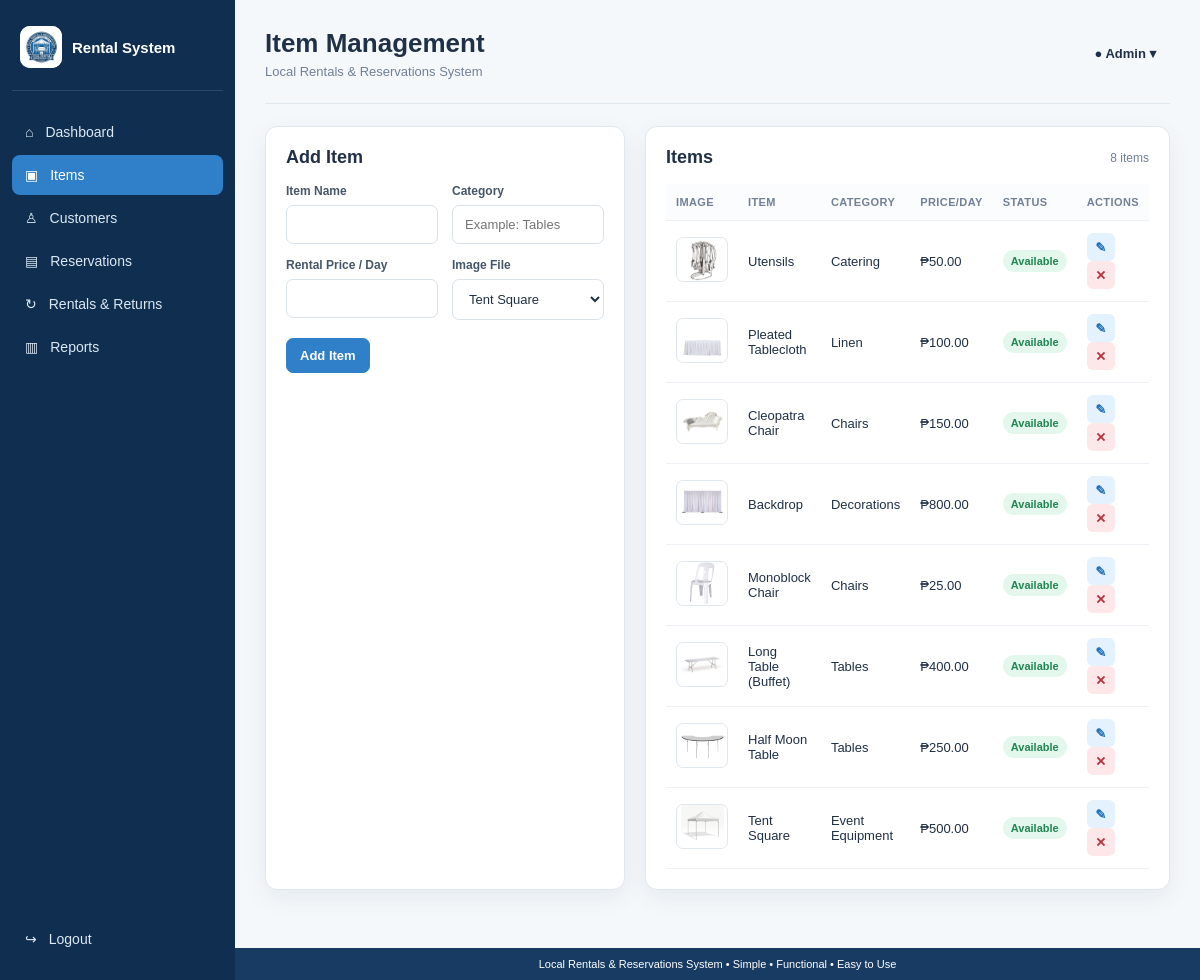
The page /admin/items.php (signed in) on the database its author committed.
### tables this page shows
CREATE TABLE items (
    item_id INT AUTO_INCREMENT PRIMARY KEY,
    item_name VARCHAR(100) NOT NULL,
    category VARCHAR(60) NOT NULL,
    price_per_day DECIMAL(10,2) NOT NULL DEFAULT 0,
    image VARCHAR(100) NOT NULL DEFAULT 'tent_square.svg',
    status ENUM('Available','Rented','Maintenance') NOT NULL DEFAULT 'Available',
    created_at TIMESTAMP DEFAULT CURRENT_TIMESTAMP
);

### admin/items.php (the view, shortened to what this page needs)
<?php
$imageMap = [
    "Tent Square" => "tent_square.jpg",
    "Monoblock Chair" => "monoblock_chair.jpg",
    "Utensils" => "utensils.jpg",
    "Half Moon Table" => "half_moon_table.jpg",
    "Backdrop" => "backdrop.jpg",
    "Cleopatra Chair" => "cleopatra_chair.jpg",
    "Long Table (Buffet)" => "long_table_buffet.jpg",
    "Pleated Tablecloth" => "pleated_tablecloth.jpg"
];
$edit = null;
require "../partials/admin_header.php";
$items = $conn->query(
    "SELECT *
     FROM items
     ORDER BY item_id DESC"
);
?>
<div class="two-col">
    <section class="panel">
        <div class="panel-head">
            <h2>
                <?= $edit ? "Edit Item" : "Add Item" ?>
            </h2>
        </div>
        <form method="POST" class="form-grid">
            <label>
                Item Name
                <input
                    type="text"
                    name="item_name"
                    value="<?= e($edit["item_name"] ?? "") ?>"
                    required
                >
            </label>
            <label>
                Category
                <input
                    type="text"
                    name="category"
                    value="<?= e($edit["category"] ?? "") ?>"
                    placeholder="Example: Tables"
                    required
                >
            </label>
            <label>
                Rental Price / Day
                <input
                    type="number"
                    name="price_per_day"
                    step="0.01"
                    min="1"
                    value="<?= e($edit["price_per_day"] ?? "") ?>"
                    required
                >
            </label>
            <label>
                Image File
                <select name="image" required>
                    <?php foreach ($imageMap as $itemName => $filename): ?>
                        <option
                            value="<?= e($filename) ?>"
                            <?= (($edit["image"] ?? "") === $filename)
                                ? "selected"
                                : "" ?>
                        >
                            <?= e($itemName) ?>
                        </option>
                    <?php endforeach; ?>
                </select>
            </label>
            <div class="form-actions">
                <button
                    class="btn primary"
                    type="submit"
                >
                    <?= $edit
                        ? "Update Item"
                        : "Add Item"
                    ?>
                </button>
            </div>
        </form>
    </section>
    <section class="panel">
        <div class="panel-head">
            <h2>Items</h2>
            <span class="muted-text">
                <?= $items->num_rows ?> items
            </span>
        </div>
        <div class="table-wrap">
            <table>
                <thead>
                    <tr>
                        <th>IMAGE</th>
                        <th>ITEM</th>
                        <th>CATEGORY</th>
                        <th>PRICE/DAY</th>
                        <th>STATUS</th>
                        <th>ACTIONS</th>
                    </tr>
                </thead>
                <tbody>
                <?php while ($item = $items->fetch_assoc()): ?>
                    <?php
                    $itemName = trim($item["item_name"]);
                    if (isset($imageMap[$itemName])) {
                        $displayImage = $imageMap[$itemName];
                    } else {
                        $displayImage = $item["image"];
                    }
                    ?>
                    <tr>
                        <td>
                            <img
                                class="thumb"
                                src="../images/<?= e($displayImage) ?>"
                                alt="<?= e($itemName) ?>"
                            >
                        </td>
                        <td>
                            <?= e($itemName) ?>
                        </td>
                        <td>
                            <?= e($item["category"]) ?>
                        </td>
                        <td>
                            ₱<?= number_format(
                                $item["price_per_day"],
                                2
                            ) ?>
                        </td>
                        <td>
                            <?= status_badge(
                                $item["status"]
                            ) ?>
                        </td>
                        <td>
                            <a
                                class="icon-btn edit"
                                href="?edit=<?= $item["item_id"] ?>"
                                title="Edit Item"
                            >
                                ✎
                            </a>
                            <a
                                class="icon-btn delete"
                                href="?delete=<?= $item["item_id"] ?>"
                                onclick="return confirm('Delete this item?')"
                                title="Delete Item"
                            >
                                ✕
                            </a>
                        </td>
                    </tr>
                <?php endwhile; ?>
                </tbody>
            </table>
        </div>
    </section>
</div>
<?php
require "../partials/footer.php";
?>

### functions.php (shortened to what this page needs)
<?php
function e($value) {
    return htmlspecialchars((string)$value, ENT_QUOTES, 'UTF-8');
}
function status_badge($status) {
    $map = [
        'Available' => 'success',
        'Pending' => 'warning',
        'Approved' => 'info',
        'Rejected' => 'danger',
        'Ongoing' => 'info',
        'Returned' => 'success',
        'Cancelled' => 'danger',
        'Completed' => 'success',
        'Rented' => 'warning'
    ];
    return '<span class="badge ' . ($map[$status] ?? 'muted') . '">' . e($status) . '</span>';
}
?>

### assets/style.css (style rules this page uses)
:root { --navy:#173b63;--navy2:#102f50;--blue:#2f80c9;--bg:#f5f8fb;--text:#203047; --muted:#718096;--line:#dfe7ef;--white:#fff;--green:#45b979;--orange:#e9a83b; --red:#d9535b;--purple:#8b6edb;--shadow:0 8px 24px rgba(20,55,90,.07) }
* { box-sizing:border-box }
body { margin:0;font-family:Arial,Helvetica,sans-serif;background:var(--bg);color:var(--text) }
a { text-decoration:none;color:inherit }
.panel { background:#fff;border:1px solid var(--line);border-radius:12px;padding:20px;box-shadow:var(--shadow);margin-bottom:20px }
.panel-head { display:flex;justify-content:space-between;align-items:center;margin-bottom:16px }
.panel h2 { font-size:18px;margin:0 }
.two-col { display:grid;grid-template-columns:360px 1fr;gap:20px }
.table-wrap { overflow-x:auto }
table { width:100%;border-collapse:collapse;font-size:13px }
th,td { padding:12px 10px;text-align:left;border-bottom:1px solid #edf1f5;vertical-align:middle }
th { font-size:11px;text-transform:uppercase;letter-spacing:.4px;color:#718096;background:#fbfcfd }
.thumb { width:52px;height:45px;object-fit:contain;background:#fff;border:1px solid var(--line);border-radius:7px }
.badge { display:inline-block;padding:5px 8px;border-radius:999px;font-size:11px;font-weight:700 }
.badge.success { background:#e4f7ec;color:#218653 }
.btn { display:inline-flex;align-items:center;justify-content:center;border:1px solid var(--line);background:#fff;color:var(--text);padding:9px 13px;border-radius:7px;font-size:13px;font-weight:700;cursor:pointer }
.btn.primary { background:var(--blue);border-color:var(--blue);color:#fff }
.icon-btn { display:inline-grid;place-items:center;width:28px;height:28px;border-radius:6px;margin-right:5px;font-weight:700 }
.icon-btn.edit { background:#e4f1ff;color:#2472b9 }
.icon-btn.delete { background:#fde7e9;color:#b6313c }
.form-grid { display:grid;grid-template-columns:1fr 1fr;gap:14px }
.form-grid label { font-size:12px;font-weight:700;color:#46566a }
.form-grid label input,.form-grid label select { display:block;width:100%;margin-top:7px;padding:11px 12px;border:1px solid #d9e2eb;border-radius:7px;font-size:13px;background:#fff;color:var(--text) }
.form-actions { grid-column:1/-1;display:flex;gap:8px;padding-top:4px }
.muted-text { color:var(--muted);font-size:12px }

### rows shown on the page
items: shows a picture, item_name "Utensils", category "Catering", price_per_day "50.00", status "Available"
items: shows a picture, item_name "Pleated Tablecloth", category "Linen", price_per_day "100.00", status "Available"
items: shows a picture, item_name "Cleopatra Chair", category "Chairs", price_per_day "150.00", status "Available"
items: shows a picture, item_name "Backdrop", category "Decorations", price_per_day "800.00", status "Available"
items: shows a picture, item_name "Monoblock Chair", category "Chairs", price_per_day "25.00", status "Available"
items: shows a picture, item_name "Long Table (Buffet)", category "Tables", price_per_day "400.00", status "Available"
items: shows a picture, item_name "Half Moon Table", category "Tables", price_per_day "250.00", status "Available"
items: shows a picture, item_name "Tent Square", category "Event Equipment", price_per_day "500.00", status "Available"

### other values the page prints
$page_title "Item Management"
$items->num_rows "8"
form field image "Tent Square"
